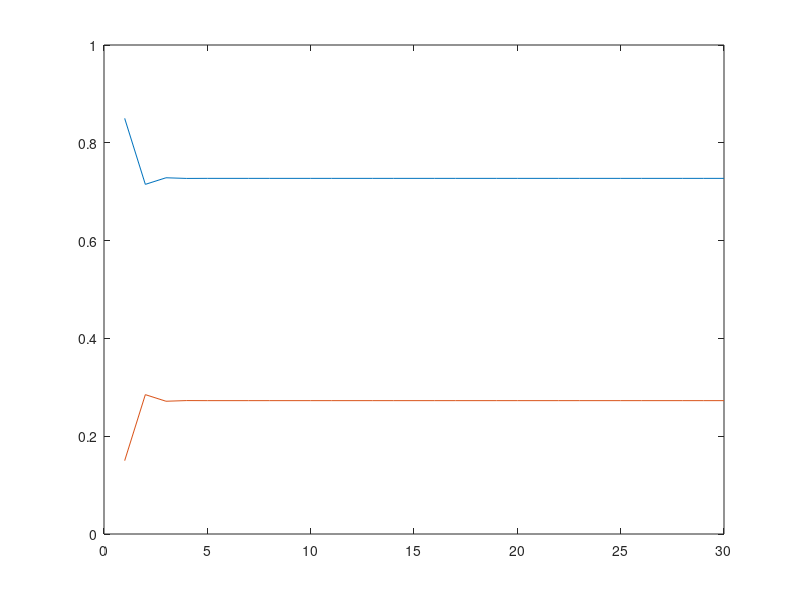

This figure's MATLAB source:
%% Codigo 1a e 1b

pf = 0.8;
pp = 0.7;
n = 2;

x0 = [1 ; 0];

%estar presente 1, faltar 2
T = [0.7 0.8; 0.3 0.2];

res = T^n * x0;

fprintf("%f esteve presente na quarta \n", res(1,:));
fprintf("%f Nao esteve presente na quarta \n", res(2,:));

%% Codigo 1c

n = 15 * 2;

x0 = [1 ; 0];

%estar presente 1, faltar 2
T = [0.7 0.8; 0.3 0.2];

res = T^n * x0;

fprintf("%f esteve presente na 1 aula e na ultima\n", res(1,:))

%% Codigo 1d
n = 30;
x0 = [0.85 ; 0.15];
T = [0.7 0.8; 0.3 0.2];
res = x0;
for i = 1 : n-1
    res(:, i+1) = T^i * x0;
end
plot(1:1:30, res)